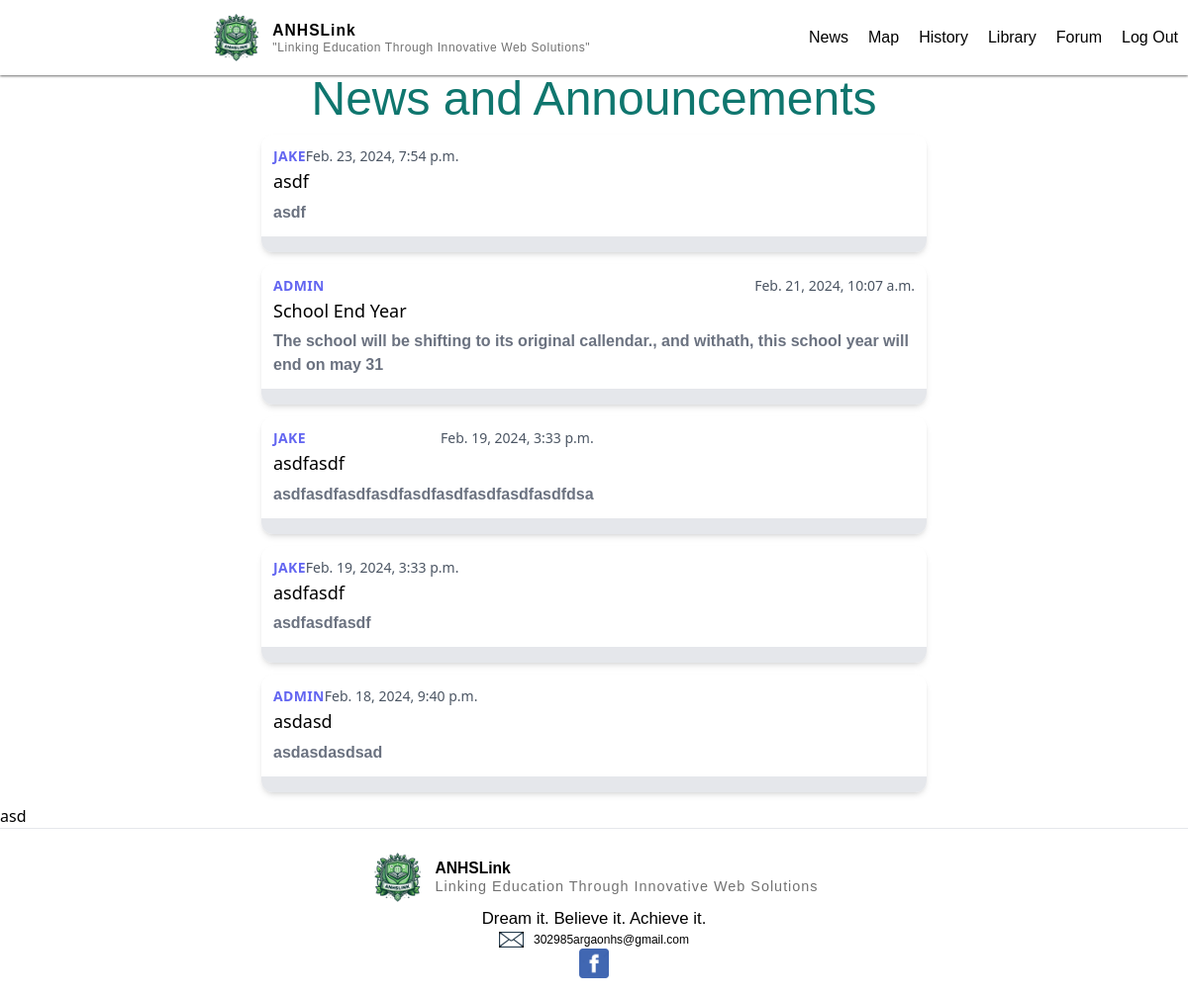
Screenshot of / (signed in) with the database file from the repository.
### main/models.py (models this page shows, shortened)
class Post(models.Model):
    author = models.ForeignKey(User, on_delete=models.CASCADE)
    title = models.CharField (max_length=200)
    description = models.TextField()
    created_at = models.DateTimeField(auto_now_add=True)
    updated_at = models.DateTimeField(auto_now=True)

### main/views.py (the view)
# urls.py: path("", views.home, name="home"),
@login_required(login_url="/anhs")
def home (request):
    posts = Post.objects.all().order_by('-created_at')
    return render(request,"main/home.html", {"posts":posts})

### main/templates/main/home.html (shortened to what this page needs)
{% extends "main/base.html" %}
{% load static %}
{% block body %}
<div class="image_container">
  <div> <h1 class="text-teal-700  text-5xl text-center flex justify-center">News and Announcements</h1></div>
</div>
{% for post in posts %}
<div class="max-w-md mx-auto bg-white rounded-xl shadow-md overflow-hidden md:max-w-2xl m-3">
  <div class="md:flex">
    <div class="p-3">
      <div class="flex justify-between"><span class="uppercase tracking-wide text-sm text-indigo-500 font-semibold">{{post.author.username}}
        </span>
        <span class="text-sm text-gray-600">{{post.created_at}}</span>
      </div>
      <a href="#" class="block mt-1 text-lg leading-tight font-medium text-black hover:underline">{{post.title}}</a>
      <p class="mt-2 text-gray-500 font-extrabold">{{post.description}}</p>
    </div>
  </div>
  <div class="px-4 py-2 bg-gray-200 text-right">
  </div>
</div>
{% empty %}
<p class="m-3 text-center text-gray-500">No posts</p>
{% endfor %}
{% endblock %}

### authentication/static/css/main.css (style rules this page uses)
html, :host { line-height: 1.5; -webkit-text-size-adjust: 100%; -moz-tab-size: 4; -o-tab-size: 4; tab-size: 4; font-family: ui-sans-serif, system-ui, sans-serif, "Apple Color Emoji", "Segoe UI Emoji", "Segoe UI Symbol", "Noto Color Emoji"; font-feature-settings: normal; font-variation-settings: normal; -webkit-tap-highlight-color: transparent; }
body { margin: 0; line-height: inherit; }
h1, h2, h3, h4, h5, h6 { font-size: inherit; font-weight: inherit; }
a { color: inherit; text-decoration: inherit; }
blockquote, dl, dd, h1, h2, h3, h4, h5, h6, hr, figure, p, pre { margin: 0; }
.m-3 { margin: 0.75rem; }
.mx-auto { margin-left: auto; margin-right: auto; }
.mt-1 { margin-top: 0.25rem; }
.mt-2 { margin-top: 0.5rem; }
.block { display: block; }
.flex { display: flex; }
.max-w-md { max-width: 28rem; }
.justify-center { justify-content: center; }
.justify-between { justify-content: space-between; }
.overflow-hidden { overflow: hidden; }
.rounded-xl { border-radius: 0.75rem; }
.bg-gray-200 { --tw-bg-opacity: 1; background-color: rgb(229 231 235 / var(--tw-bg-opacity)); }
.bg-white { --tw-bg-opacity: 1; background-color: rgb(255 255 255 / var(--tw-bg-opacity)); }
.p-3 { padding: 0.75rem; }
.px-4 { padding-left: 1rem; padding-right: 1rem; }
.py-2 { padding-top: 0.5rem; padding-bottom: 0.5rem; }
.text-center { text-align: center; }
.text-right { text-align: right; }
.text-lg { font-size: 1.125rem; line-height: 1.75rem; }
.text-sm { font-size: 0.875rem; line-height: 1.25rem; }
.text-5xl { font-size: 3rem; line-height: 1; }
.font-extrabold { font-weight: 800; }
.font-medium { font-weight: 500; }
.font-semibold { font-weight: 600; }
.uppercase { text-transform: uppercase; }
.leading-tight { line-height: 1.25; }
.tracking-wide { letter-spacing: 0.025em; }
.text-black { --tw-text-opacity: 1; color: rgb(0 0 0 / var(--tw-text-opacity)); }
.text-gray-500 { --tw-text-opacity: 1; color: rgb(107 114 128 / var(--tw-text-opacity)); }
.text-gray-600 { --tw-text-opacity: 1; color: rgb(75 85 99 / var(--tw-text-opacity)); }
.text-indigo-500 { --tw-text-opacity: 1; color: rgb(99 102 241 / var(--tw-text-opacity)); }
.text-teal-700 { --tw-text-opacity: 1; color: rgb(15 118 110 / var(--tw-text-opacity)); }
.shadow-md { --tw-shadow: 0 4px 6px -1px rgb(0 0 0 / 0.1), 0 2px 4px -2px rgb(0 0 0 / 0.1); --tw-shadow-colored: 0 4px 6px -1px var(--tw-shadow-color), 0 2px 4px -2px var(--tw-shadow-color); box-shadow: var(--tw-ring-offset-shadow, 0 0 #0000), var(--tw-ring-shadow, 0 0 #0000), var(--tw-shadow); }
@media (min-width: 768px) { .md\:flex { display: flex; } }
@media (min-width: 768px) { .md\:max-w-2xl { max-width: 42rem; } }

### authentication/static/styles/styles.css (style rules this page uses)
body { margin: 0; padding: 0; }
h1 { font-family: sans-serif; }
a { text-decoration: none; }
.image_container { display: flex; justify-content: center; align-items: center; position: relative; width: auto; }
p { font-family: sans-serif; }

### rows the page displays
Post: author.username "JAKE", created_at "Feb. 23, 2024, 7:54 p.m.", title "asdf", description "asdf"
Post: author.username "ADMIN", created_at "Feb. 21, 2024, 10:07 a.m.", title "School End Year", description "The school will be shifting to its original callendar., and withath, this school year will end on may 31"
Post: author.username "JAKE", created_at "Feb. 19, 2024, 3:33 p.m.", title "asdfasdf", description "asdfasdfasdfasdfasdfasdfasdfasdfasdfdsa"
Post: author.username "JAKE", created_at "Feb. 19, 2024, 3:33 p.m.", title "asdfasdf", description "asdfasdfasdf"
Post: author.username "ADMIN", created_at "Feb. 18, 2024, 9:40 p.m.", title "asdasd", description "asdasdasdsad"
